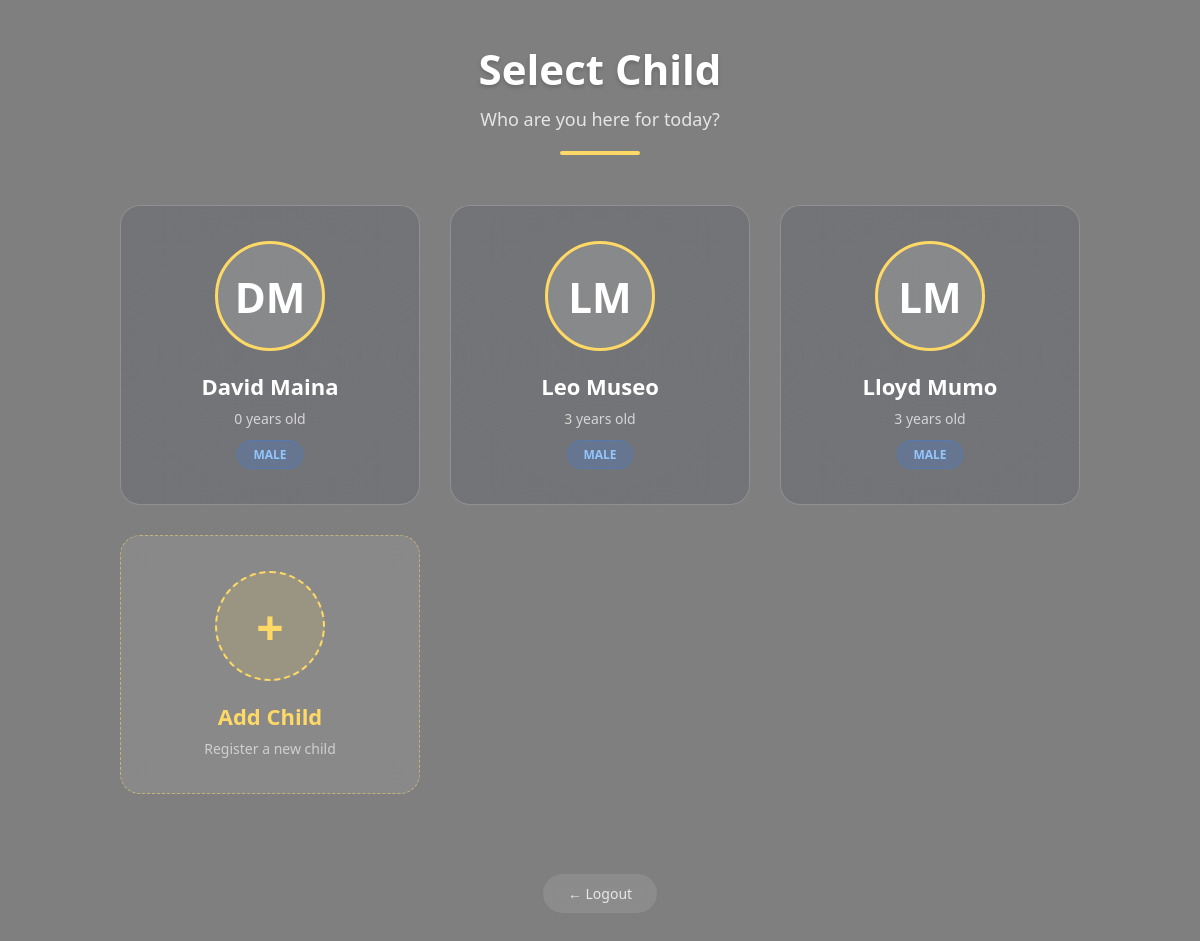
The app's page /select_child.php (signed in) with its own data.
### tables this page shows
CREATE TABLE `children` (
  `child_id` int(11) NOT NULL,
  `guardian_id` int(11) NOT NULL,
  `first_name` varchar(100) NOT NULL,
  `last_name` varchar(100) NOT NULL,
  `gender` enum('Male','Female') NOT NULL,
  `date_of_birth` date NOT NULL,
  `created_at` timestamp NOT NULL DEFAULT current_timestamp()
);

### select_child.php (the view, shortened to what this page needs)
<?php
require_once __DIR__ . "/config/db.php";
$guardian_id = $_SESSION['guardian_id'];
$children_query = $conn->prepare("
    SELECT child_id, first_name, last_name, date_of_birth, gender
    FROM children
    WHERE guardian_id = ?
    ORDER BY first_name
");
$children_query->bind_param("i", $guardian_id);
$children_query->execute();
$children = $children_query->get_result()->fetch_all(MYSQLI_ASSOC);
function calculate_age($birth_date) {
    $birth = new DateTime($birth_date);
    $today = new DateTime();
    $age = $today->diff($birth);
    return $age->y;
}
?>
<!DOCTYPE html>
<html>
<head>
</head>
<body>
<div class="select-container">
    <div class="page-header">
        <h1>Select Child</h1>
        <p>Who are you here for today?</p>
        <div class="divider"></div>
    </div>
    <?php if (empty($children)): ?>
        <div class="empty-state">
            <p>You haven't added any children yet.</p>
            <a href="add_child.php" class="add-child-empty-btn">+ Add Your First Child</a>
        </div>
    <?php else: ?>
        <div class="children-grid">
            <?php foreach ($children as $child):
                $age = calculate_age($child['date_of_birth']);
                $initials = strtoupper(substr($child['first_name'], 0, 1) . substr($child['last_name'], 0, 1));
                $is_female = strtolower($child['gender']) === 'female';
                $gender_class = $is_female ? 'female' : 'male';
            ?>
            <a href="?child_id=<?= $child['child_id'] ?>" class="child-card">
                <div class="child-avatar <?= $is_female ? 'female' : '' ?>">
                    <?= $initials ?>
                </div>
                <div class="child-name">
                    <?= htmlspecialchars($child['first_name'] . ' ' . $child['last_name']) ?>
                </div>
                <div class="child-details">
                    <?= $age ?> years old
                </div>
                <div class="gender-badge <?= $gender_class ?>">
                    <?= ucfirst($child['gender']) ?>
                </div>
            </a>
            <?php endforeach; ?>
            <a href="add_child.php" class="add-child-card">
                <div class="add-icon">+</div>
                <div class="add-text">Add Child</div>
                <div class="add-subtext">Register a new child</div>
            </a>
        </div>
    <?php endif; ?>
    <div class="action-buttons">
        <a href="logout.php" class="logout-link">← Logout</a>
    </div>
</div>
</body>
</html>

### select_child.php (style rules this page uses)
* { margin: 0; padding: 0; box-sizing: border-box; }
body { font-family: 'Segoe UI', Arial, Helvetica, sans-serif; min-height: 100vh; background-image: url('reception.png'); background-size: cover; background-position: center; background-repeat: no-repeat; background-attachment: fixed; position: relative; }
body::before { content: ''; position: fixed; top: 0; left: 0; width: 100%; height: 100%; background: rgba(0, 0, 0, 0.5); z-index: 0; }
.select-container { position: relative; z-index: 1; max-width: 1000px; margin: 0 auto; padding: 40px 20px; min-height: 100vh; display: flex; flex-direction: column; justify-content: center; }
.page-header { text-align: center; margin-bottom: 50px; }
.page-header h1 { color: white; font-size: 42px; font-weight: 800; margin-bottom: 10px; text-shadow: 0 2px 4px rgba(0,0,0,0.2); }
.page-header p { color: rgba(255, 255, 255, 0.8); font-size: 18px; }
.divider { width: 80px; height: 4px; background: #ffd966; margin: 20px auto 0; border-radius: 2px; }
.children-grid { display: grid; grid-template-columns: repeat(3, 1fr); gap: 30px; margin-bottom: 40px; }
.child-card { background: rgba(11, 26, 51, 0.1); backdrop-filter: blur(100px); border-radius: 20px; padding: 35px 20px; text-align: center; cursor: pointer; transition: all 0.3s ease; text-decoration: none; display: block; border: 1px solid rgba(255, 255, 255, 0.2); }
.add-child-card { background: rgba(255, 255, 255, 0.08); backdrop-filter: blur(12px); border-radius: 20px; padding: 35px 20px; text-align: center; cursor: pointer; transition: all 0.3s ease; text-decoration: none; display: block; border: 1px dashed rgba(255, 217, 102, 0.5); }
.add-icon { width: 110px; height: 110px; border-radius: 50%; background: rgba(255, 217, 102, 0.15); margin: 0 auto 20px; display: flex; align-items: center; justify-content: center; color: #ffd966; font-size: 48px; font-weight: 700; border: 2px dashed #ffd966; }
.add-text { font-size: 22px; font-weight: 700; color: #ffd966; margin-bottom: 8px; }
.add-subtext { color: rgba(255, 255, 255, 0.6); font-size: 14px; }
.child-avatar { width: 110px; height: 110px; border-radius: 50%; background: rgba(255, 255, 255, 0.15); margin: 0 auto 20px; display: flex; align-items: center; justify-content: center; color: white; font-size: 42px; font-weight: 700; border: 3px solid #ffd966; }
.child-name { font-size: 22px; font-weight: 700; color: white; margin-bottom: 8px; }
.child-details { color: rgba(255, 255, 255, 0.7); font-size: 14px; margin-bottom: 12px; }
.gender-badge { display: inline-block; padding: 5px 15px; border-radius: 20px; font-size: 12px; font-weight: 700; text-transform: uppercase; }
.gender-badge.male { background: rgba(59, 130, 246, 0.2); color: #93c5fd; border: 1px solid rgba(59, 130, 246, 0.3); }
.action-buttons { display: flex; justify-content: center; gap: 20px; margin-top: 40px; flex-wrap: wrap; }
.logout-link { color: rgba(255, 255, 255, 0.8); text-decoration: none; font-size: 14px; padding: 10px 25px; background: rgba(255, 255, 255, 0.1); border-radius: 30px; transition: all 0.2s; backdrop-filter: blur(5px); }

### records on screen
children: initials "DM", first_name+last_name "David Maina", date_of_birth "0", gender "MALE"
children: initials "LM", first_name+last_name "Leo Museo", date_of_birth "3", gender "MALE"
children: initials "LM", first_name+last_name "Lloyd Mumo", date_of_birth "3", gender "MALE"
